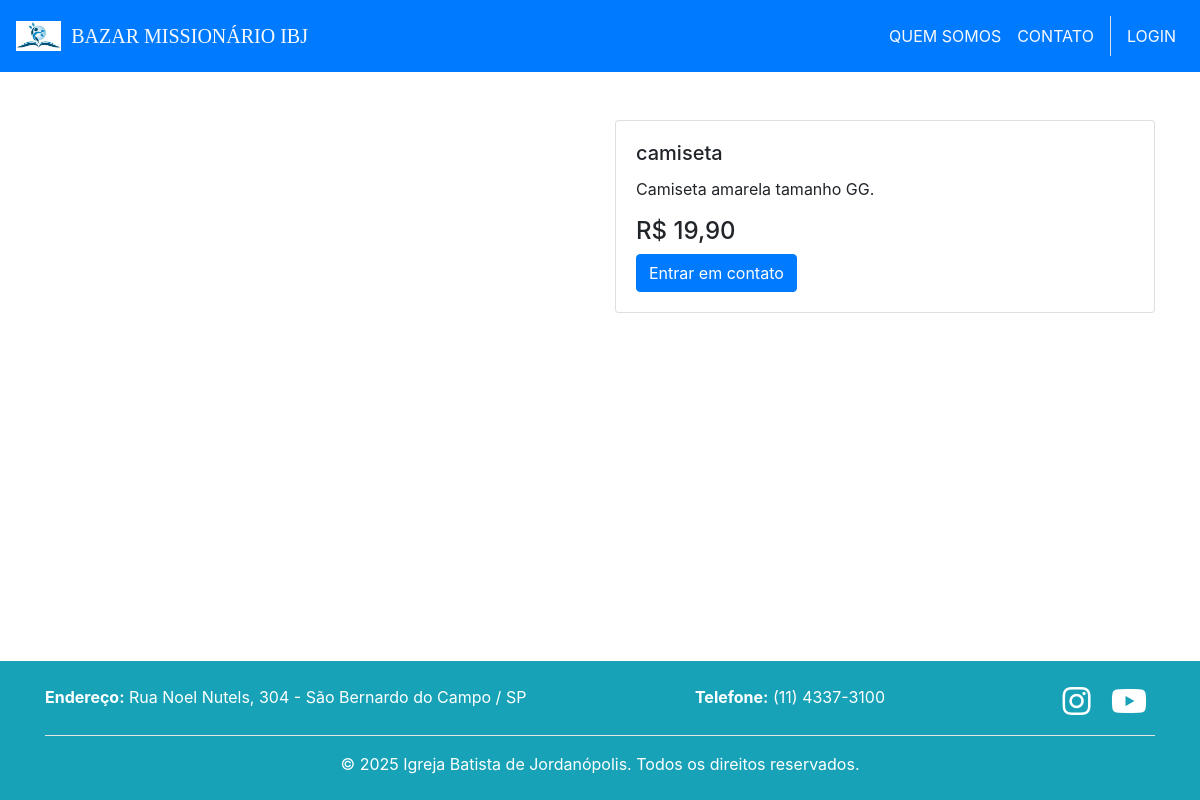
The app's page /detalhe/camiseta-1, older data.
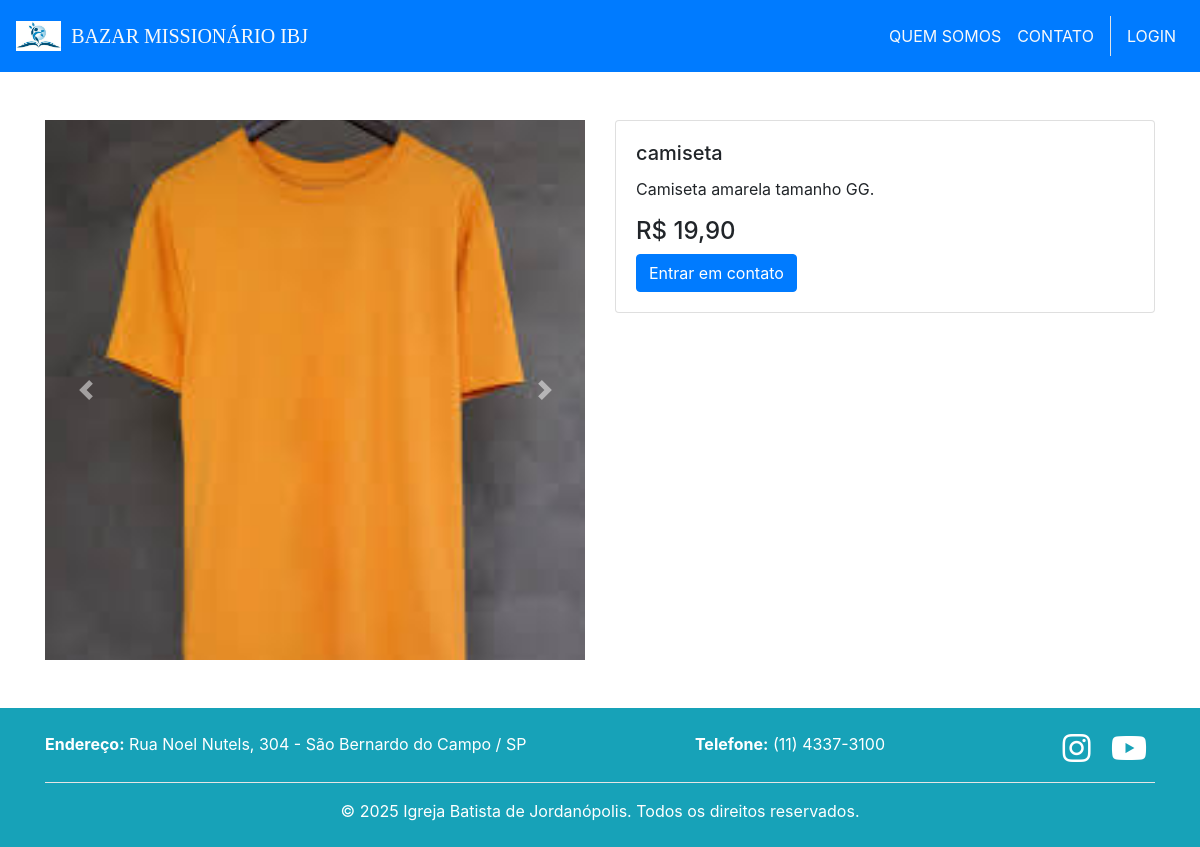
The same page, newer data.
### main/models.py (models this page shows, shortened)
class Image(models.Model):
    id = models.BigAutoField(primary_key=True)
    file = models.ImageField(upload_to="items/")
    status = models.BooleanField(default=True)
    item = models.ForeignKey(Item, on_delete=models.CASCADE, related_name="images")
    class Meta:
        verbose_name = "imagem"
        verbose_name_plural = "imagens"
        ordering = ["id"]

### main/views.py (the view)
# urls.py: path("detalhe/<str:slug>", detalhe, name="detalhe"),
def detalhe(request, slug):
    item = get_object_or_404(Item, slug=slug)  # Obtém os itens com o respectivo id
    images = Image.objects.filter(item_id=item)  # Obtém a lista de imagens referentes ao respectivo item
    return render(request, "detalhe.html", {"item": item, "images": images})

### templates/detalhe.html (shortened to what this page needs)
{% extends "base.html" %}
{% block content %}
{% load static %}
<div class="container">
    <div class="row mt-5">
        <div class="col-md-6 mx-auto mb-5">
          <div id="itemCarousel" class="carousel slide" data-ride="carousel">
            <div class="carousel-inner">
                {% for image in images %}
                  {% if forloop.counter == 1 %}
                    <div class="carousel-item active">
                      <img src="{{image.file.url}}" class="img-square-carousel" alt="imagem_{{image.id}}">
                    </div>
                  {% else %}
                    <div class="carousel-item">
                      <img src="{{image.file.url}}" class="img-square-carousel" alt="imagem_{{image.id}}">
                    </div>
                  {% endif %}
                {% endfor %}
            </div>
            <a class="carousel-control-prev" href="#itemCarousel" role="button" data-slide="prev">
               <span class="carousel-control-prev-icon" aria-hidden="true"></span>
            </a>
            <a class="carousel-control-next" href="#itemCarousel" role="button" data-slide="next">
               <span class="carousel-control-next-icon" aria-hidden="true"></span>
            </a>
         </div>
        </div>
      <div class="col-md-6 mx-auto mb-5">
        <div class="card">
          <div class="card-body">
            <h5 class="card-title">{{item.name}}</h5>
            <p class="card-text">{{item.description}}</p>
            <p class="h4 mb-2">R$ {{item.price}}</p>
            <a href="/contato" class="btn btn-primary">Entrar em contato</a>
          </div>
        </div>
      </div>
    </div>
</div>
{% endblock content %}

Row changes from the older to the newer data that the page shows:
added Image: file (picture)
